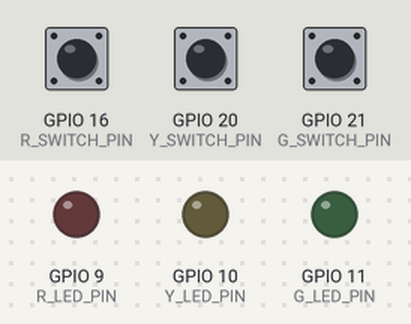
Simulated run of this program. Board: Raspberry Pi (BCM pin numbers). Shown: output pins drawn as LEDs (lit = HIGH). Inputs (shaded band) come from the test bench; at power-on: GPIO 16 (R_SWITCH_PIN) LOW, GPIO 20 (Y_SWITCH_PIN) LOW, GPIO 21 (G_SWITCH_PIN) LOW. What the program prints to the terminal is not drawn.

Above: at 1.2 s.
1.3 s: GPIO 16 (R_SWITCH_PIN) pulled HIGH for 0.15 s
At 1.37 s:
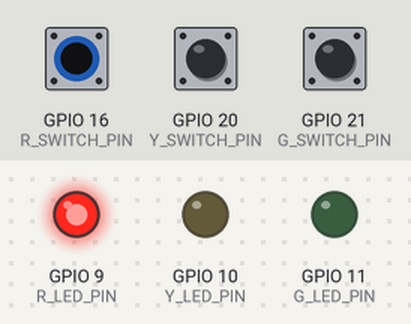
2.9 s: GPIO 20 (Y_SWITCH_PIN) pulled HIGH for 0.15 s
At 2.97 s:
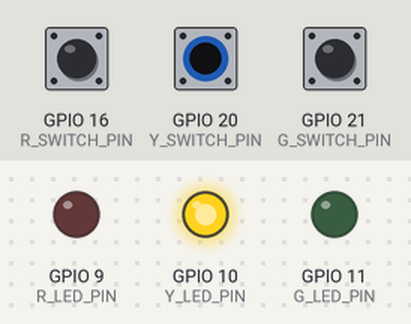
4.5 s: GPIO 21 (G_SWITCH_PIN) pulled HIGH for 0.15 s
At 4.57 s:
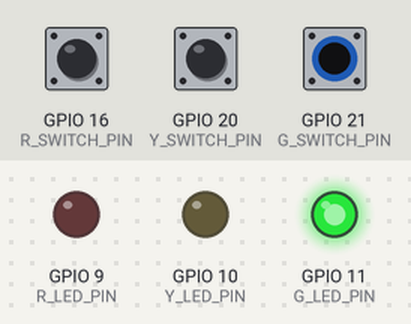
6.1 s: GPIO 21 (G_SWITCH_PIN) pulled HIGH for 3.2 s
At 9.8 s:
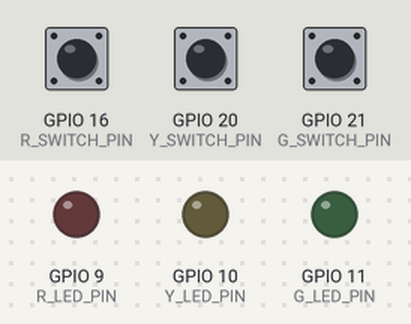
10.8 s: GPIO 16 (R_SWITCH_PIN) pulled HIGH for 3.2 s
At 12.1 s:
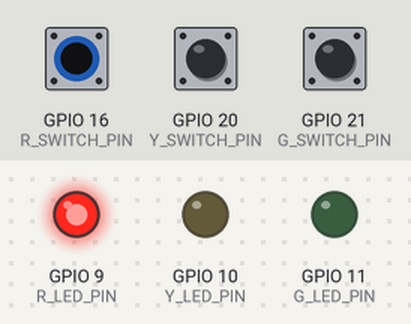
15.5 s: GPIO 16 (R_SWITCH_PIN) driven HIGH and GPIO 20 (Y_SWITCH_PIN) driven HIGH
At 16.0 s:
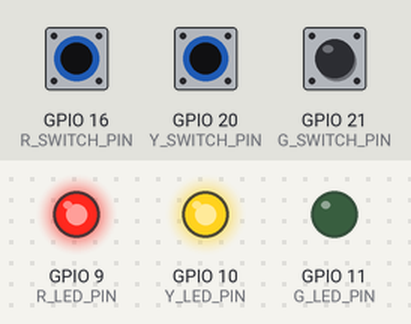
Timing chart, 0 to 18.0 s (numbered marks = the images above; inputs shaded):
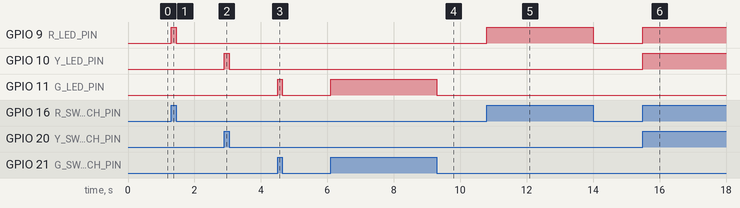

Measured:
- after the input at 1.3 s, GPIO 9 (R_LED_PIN): LOW → HIGH at once, → LOW 0.15 s later
- after the input at 2.9 s, GPIO 10 (Y_LED_PIN): LOW → HIGH at once, → LOW 0.15 s later
- after the input at 4.5 s, GPIO 11 (G_LED_PIN): LOW → HIGH at once, → LOW 0.15 s later
- after the input at 6.1 s, GPIO 11 (G_LED_PIN): LOW → HIGH at once, → LOW 3.2 s later
- after the input at 10.8 s, GPIO 9 (R_LED_PIN): LOW → HIGH at once, → LOW 3.2 s later
- after the input at 15.5 s, GPIO 9 (R_LED_PIN), GPIO 10 (Y_LED_PIN): LOW → HIGH at once

The program:

switch_led_task.py
```python
import RPi.GPIO as GPIO

R_LED_PIN = 9
Y_LED_PIN = 10
G_LED_PIN = 11

R_SWITCH_PIN = 16
Y_SWITCH_PIN = 20
G_SWITCH_PIN = 21

GPIO.setmode(GPIO.BCM)

GPIO.setup(R_LED_PIN, GPIO.OUT)
GPIO.setup(Y_LED_PIN, GPIO.OUT)
GPIO.setup(G_LED_PIN, GPIO.OUT)
GPIO.setup(R_SWITCH_PIN, GPIO.IN, pull_up_down=GPIO.PUD_DOWN)
GPIO.setup(Y_SWITCH_PIN, GPIO.IN, pull_up_down=GPIO.PUD_DOWN)
GPIO.setup(G_SWITCH_PIN, GPIO.IN, pull_up_down=GPIO.PUD_DOWN)

try:
    while True:
        val = GPIO.input(R_SWITCH_PIN)
        print(val)
        GPIO.output(R_LED_PIN, val)

        val2 = GPIO.input(Y_SWITCH_PIN)
        print(val2)
        GPIO.output(Y_LED_PIN, val2)

        val3 = GPIO.input(G_SWITCH_PIN)
        print(val3)
        GPIO.output(G_LED_PIN, val3)
finally:
    GPIO.cleanup()
    print('cleanup and exit')
```
